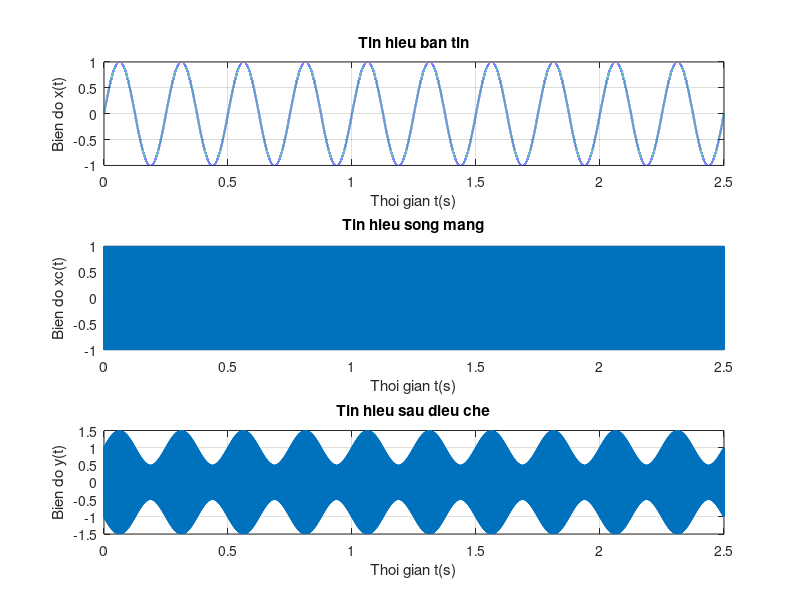

MATLAB code for this plot:
clc; clear;

% Cau hinh tham so
fs = 100000;
ts = 1 / fs;
F = 4;          % Tan so tin hieu  
T = 1 / F;      % Chu ki tin hieu 
t = 0:ts:10*T -ts;% 10 chu ki tin hieu ban tin

% Tin hieu ban tin
x = sin(8*pi*t);

% a. Dieu che
Ac = 1;
fc = 1200;
phic = pi / 2;
m = 0.5;

% Tin hieu song mang
xc = Ac*cos(2*pi*fc*t + phic);

% Chuan hoa bien bo
x_norm = x / max(abs(x));

% Dieu che
y = (1 + m*x_norm) .* xc;

% b. Ve tin hieu
figure;
subplot(3, 1, 1);
plot(t, x, 'LineWidth', 1.5);
grid on;
xlabel('Thoi gian t(s)');
ylabel('Bien do x(t)');
title('Tin hieu ban tin');

subplot(3, 1, 2);
plot(t, xc, 'LineWidth', 1.5);
grid on;
xlabel('Thoi gian t(s)');
ylabel('Bien do xc(t)');
title('Tin hieu song mang');

subplot(3, 1, 3);
plot(t, y, 'LineWidth', 1.5);
grid on;
xlabel('Thoi gian t(s)');
ylabel('Bien do y(t)');
title('Tin hieu sau dieu che');
